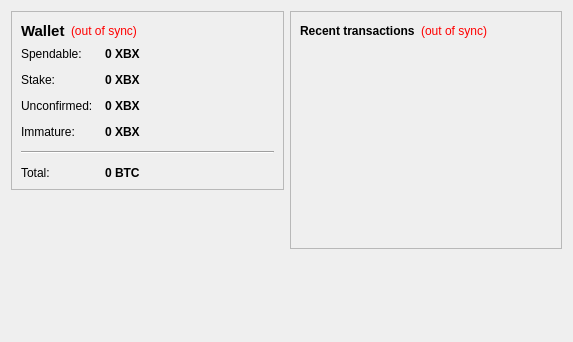
<?xml version="1.0" encoding="UTF-8"?>
<ui version="4.0">
 <class>OverviewPage</class>
 <widget class="QWidget" name="OverviewPage">
  <property name="geometry">
   <rect>
    <x>0</x>
    <y>0</y>
    <width>573</width>
    <height>342</height>
   </rect>
  </property>
  <property name="windowTitle">
   <string>Form</string>
  </property>
  <layout class="QHBoxLayout" name="horizontalLayout" stretch="1,1">
   <item>
    <layout class="QVBoxLayout" name="verticalLayout_2">
     <item>
      <widget class="QFrame" name="frame">
       <property name="frameShape">
        <enum>QFrame::StyledPanel</enum>
       </property>
       <property name="frameShadow">
        <enum>QFrame::Raised</enum>
       </property>
       <layout class="QVBoxLayout" name="verticalLayout_4">
        <item>
         <layout class="QHBoxLayout" name="horizontalLayout_4">
          <item>
           <widget class="QLabel" name="label_5">
            <property name="font">
             <font>
              <pointsize>11</pointsize>
              <weight>75</weight>
              <bold>true</bold>
             </font>
            </property>
            <property name="text">
             <string>Wallet</string>
            </property>
           </widget>
          </item>
          <item>
           <widget class="QLabel" name="labelWalletStatus">
            <property name="toolTip">
             <string>The displayed information may be out of date. Your wallet automatically synchronizes with the Blimp network after a connection is established, but this process has not completed yet.</string>
            </property>
            <property name="styleSheet">
             <string notr="true">QLabel { color: red; }</string>
            </property>
            <property name="text">
             <string notr="true">(out of sync)</string>
            </property>
            <property name="alignment">
             <set>Qt::AlignLeading|Qt::AlignLeft|Qt::AlignVCenter</set>
            </property>
           </widget>
          </item>
          <item>
           <spacer name="horizontalSpacer_2">
            <property name="orientation">
             <enum>Qt::Horizontal</enum>
            </property>
            <property name="sizeHint" stdset="0">
             <size>
              <width>40</width>
              <height>20</height>
             </size>
            </property>
           </spacer>
          </item>
         </layout>
        </item>
        <item>
         <layout class="QFormLayout" name="formLayout_2">
          <property name="fieldGrowthPolicy">
           <enum>QFormLayout::AllNonFixedFieldsGrow</enum>
          </property>
          <property name="horizontalSpacing">
           <number>12</number>
          </property>
          <property name="verticalSpacing">
           <number>12</number>
          </property>
          <item row="0" column="0">
           <widget class="QLabel" name="label">
            <property name="text">
             <string>Spendable:</string>
            </property>
           </widget>
          </item>
          <item row="0" column="1">
           <widget class="QLabel" name="labelBalance">
            <property name="font">
             <font>
              <weight>75</weight>
              <bold>true</bold>
             </font>
            </property>
            <property name="cursor">
             <cursorShape>IBeamCursor</cursorShape>
            </property>
            <property name="toolTip">
             <string>Your current spendable balance</string>
            </property>
            <property name="text">
             <string notr="true">0 XBX</string>
            </property>
            <property name="textInteractionFlags">
             <set>Qt::LinksAccessibleByMouse|Qt::TextSelectableByKeyboard|Qt::TextSelectableByMouse</set>
            </property>
           </widget>
          </item>
          <item row="1" column="0">
           <widget class="QLabel" name="label_6">
            <property name="text">
             <string>Stake:</string>
            </property>
           </widget>
          </item>
          <item row="1" column="1">
           <widget class="QLabel" name="labelStake">
            <property name="font">
             <font>
              <weight>75</weight>
              <bold>true</bold>
             </font>
            </property>
            <property name="cursor">
             <cursorShape>IBeamCursor</cursorShape>
            </property>
            <property name="toolTip">
             <string>Total of coins that was staked, and do not yet count toward the current balance</string>
            </property>
            <property name="text">
             <string notr="true">0 XBX</string>
            </property>
            <property name="textInteractionFlags">
             <set>Qt::LinksAccessibleByMouse|Qt::TextSelectableByKeyboard|Qt::TextSelectableByMouse</set>
            </property>
           </widget>
          </item>
          <item row="2" column="0">
           <widget class="QLabel" name="label_3">
            <property name="text">
             <string>Unconfirmed:</string>
            </property>
           </widget>
          </item>
          <item row="2" column="1">
           <widget class="QLabel" name="labelUnconfirmed">
            <property name="font">
             <font>
              <weight>75</weight>
              <bold>true</bold>
             </font>
            </property>
            <property name="cursor">
             <cursorShape>IBeamCursor</cursorShape>
            </property>
            <property name="toolTip">
             <string>Total of transactions that have yet to be confirmed, and do not yet count toward the current balance</string>
            </property>
            <property name="text">
             <string notr="true">0 XBX</string>
            </property>
            <property name="textInteractionFlags">
             <set>Qt::LinksAccessibleByMouse|Qt::TextSelectableByKeyboard|Qt::TextSelectableByMouse</set>
            </property>
           </widget>
          </item>
          <item row="3" column="0">
           <widget class="QLabel" name="labelImmatureText">
            <property name="text">
             <string>Immature:</string>
            </property>
           </widget>
          </item>
          <item row="3" column="1">
           <widget class="QLabel" name="labelImmature">
            <property name="font">
             <font>
              <weight>75</weight>
              <bold>true</bold>
             </font>
            </property>
            <property name="toolTip">
             <string>Mined balance that has not yet matured</string>
            </property>
            <property name="text">
             <string notr="true">0 XBX</string>
            </property>
            <property name="textInteractionFlags">
             <set>Qt::LinksAccessibleByMouse|Qt::TextSelectableByKeyboard|Qt::TextSelectableByMouse</set>
            </property>
           </widget>
          </item>
          <item row="4" column="0" colspan="2">
           <widget class="Line" name="line">
            <property name="orientation">
             <enum>Qt::Horizontal</enum>
            </property>
           </widget>
          </item>
          <item row="5" column="0">
           <widget class="QLabel" name="labelTotalText">
            <property name="text">
             <string>Total:</string>
            </property>
           </widget>
          </item>
          <item row="5" column="1">
           <widget class="QLabel" name="labelTotal">
            <property name="font">
             <font>
              <weight>75</weight>
              <bold>true</bold>
             </font>
            </property>
            <property name="cursor">
             <cursorShape>IBeamCursor</cursorShape>
            </property>
            <property name="toolTip">
             <string>Your current total balance</string>
            </property>
            <property name="text">
             <string notr="true">0 BTC</string>
            </property>
            <property name="textInteractionFlags">
             <set>Qt::LinksAccessibleByMouse|Qt::TextSelectableByKeyboard|Qt::TextSelectableByMouse</set>
            </property>
           </widget>
          </item>
         </layout>
        </item>
       </layout>
      </widget>
     </item>
     <item>
      <spacer name="verticalSpacer">
       <property name="orientation">
        <enum>Qt::Vertical</enum>
       </property>
       <property name="sizeHint" stdset="0">
        <size>
         <width>20</width>
         <height>40</height>
        </size>
       </property>
      </spacer>
     </item>
    </layout>
   </item>
   <item>
    <layout class="QVBoxLayout" name="verticalLayout_3">
     <item>
      <widget class="QFrame" name="frame_2">
       <property name="frameShape">
        <enum>QFrame::StyledPanel</enum>
       </property>
       <property name="frameShadow">
        <enum>QFrame::Raised</enum>
       </property>
       <layout class="QVBoxLayout" name="verticalLayout">
        <item>
         <layout class="QHBoxLayout" name="horizontalLayout_2">
          <item>
           <widget class="QLabel" name="label_4">
            <property name="text">
             <string>&lt;b&gt;Recent transactions&lt;/b&gt;</string>
            </property>
           </widget>
          </item>
          <item>
           <widget class="QLabel" name="labelTransactionsStatus">
            <property name="toolTip">
             <string>The displayed information may be out of date. Your wallet automatically synchronizes with the Blimp network after a connection is established, but this process has not completed yet.</string>
            </property>
            <property name="styleSheet">
             <string notr="true">QLabel { color: red; }</string>
            </property>
            <property name="text">
             <string notr="true">(out of sync)</string>
            </property>
            <property name="alignment">
             <set>Qt::AlignRight|Qt::AlignTrailing|Qt::AlignVCenter</set>
            </property>
           </widget>
          </item>
          <item>
           <spacer name="horizontalSpacer">
            <property name="orientation">
             <enum>Qt::Horizontal</enum>
            </property>
            <property name="sizeHint" stdset="0">
             <size>
              <width>40</width>
              <height>20</height>
             </size>
            </property>
           </spacer>
          </item>
         </layout>
        </item>
        <item>
         <widget class="QListView" name="listTransactions">
          <property name="styleSheet">
           <string notr="true">QListView { background: transparent; }</string>
          </property>
          <property name="frameShape">
           <enum>QFrame::NoFrame</enum>
          </property>
          <property name="verticalScrollBarPolicy">
           <enum>Qt::ScrollBarAlwaysOff</enum>
          </property>
          <property name="horizontalScrollBarPolicy">
           <enum>Qt::ScrollBarAlwaysOff</enum>
          </property>
          <property name="selectionMode">
           <enum>QAbstractItemView::NoSelection</enum>
          </property>
         </widget>
        </item>
       </layout>
      </widget>
     </item>
     <item>
      <spacer name="verticalSpacer_2">
       <property name="orientation">
        <enum>Qt::Vertical</enum>
       </property>
       <property name="sizeHint" stdset="0">
        <size>
         <width>20</width>
         <height>40</height>
        </size>
       </property>
      </spacer>
     </item>
    </layout>
   </item>
  </layout>
 </widget>
 <resources/>
 <connections/>
</ui>
